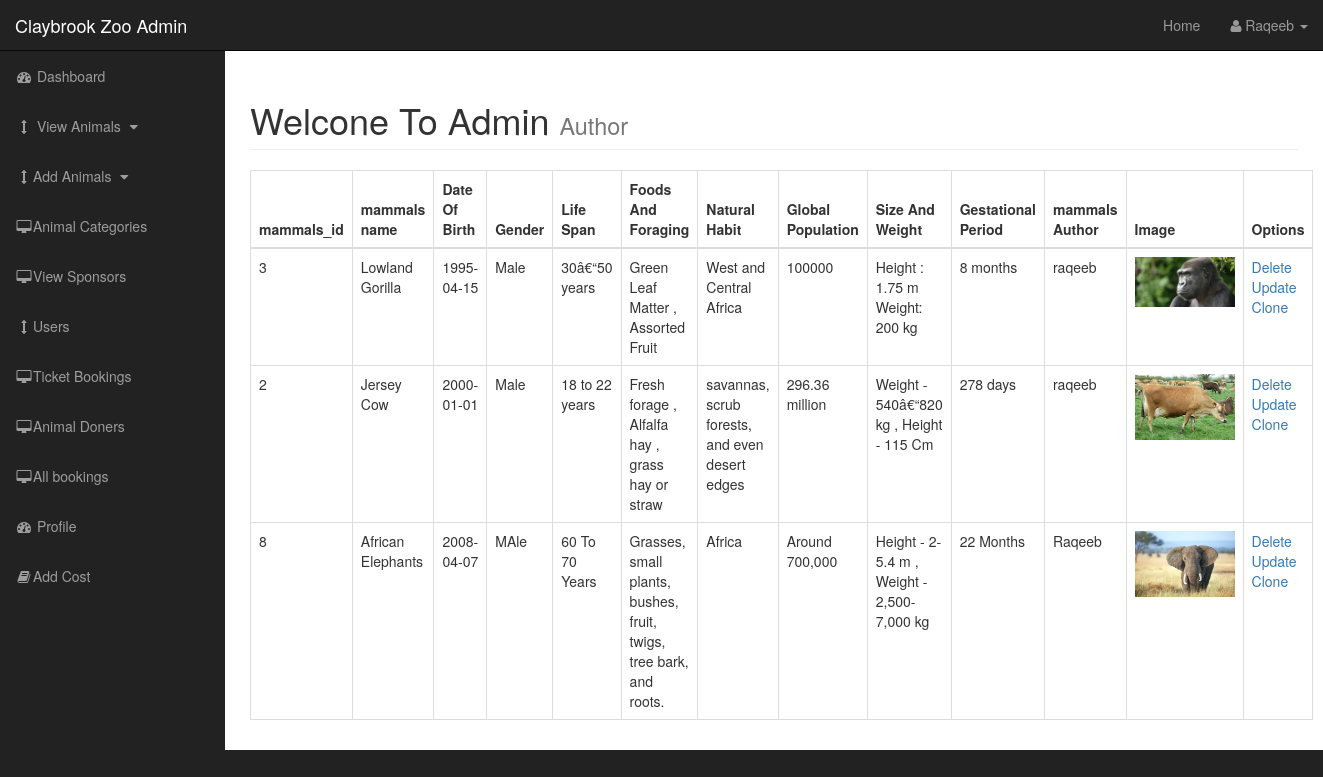
The app's page /admin/mammals.php (signed in) with its own data.
### tables this page shows
CREATE TABLE IF NOT EXISTS `mammals` (
  `mammals_id` int(200) NOT NULL AUTO_INCREMENT,
  `mammals_category_id` int(200) NOT NULL,
  `mammals_name` varchar(200) NOT NULL,
  `mammals_given_name` varchar(200) NOT NULL,
  `date_of_birth` date NOT NULL,
  `gender` varchar(200) NOT NULL,
  `life_span` varchar(200) NOT NULL,
  `foods_and_foraging` varchar(200) NOT NULL,
  `natural_habit` varchar(200) NOT NULL,
  `global_population` varchar(200) NOT NULL,
  `arrived_on_zoo` date NOT NULL,
  `size_and_weight` varchar(200) NOT NULL,
  `gestational_period` varchar(200) NOT NULL,
  `mammals_author` varchar(200) NOT NULL,
  `mammals_image` text NOT NULL,
  PRIMARY KEY (`mammals_id`)
);

### admin/mammals.php (the view, shortened to what this page needs)
<?php
include"includes/admin_header.php"; ?>
    <div id="wrapper">
        <?php include"includes/admin_navigation.php"; ?>
        <div id="page-wrapper">
            <div class="container-fluid">
                <div class="row">
                    <div class="col-lg-12">
                        <h1 class="page-header">
                            Welcone To Admin
                            <small>Author</small>
                        </h1>
                        <?php
                        if (isset($_GET['source'])) {
                            $source = $_GET['source'];
                        }
                        else {
                            $source = "";
                        }
                        switch ($source) {
                            default: ?>
                                <table class="table table-bordered table-hover">
                                <thead>
                                    <tr>
                                        <th>mammals_id</th>
                                        <th>mammals name</th>
                                        <th>Date Of Birth</th>
                                        <th>Gender</th>
                                        <th>Life Span</th>
                                        <th>Foods And Foraging</th>
                                        <th>Natural Habit</th>
                                        <th>Global Population</th>
                                        <th>Size And Weight</th>
                                        <th>Gestational Period</th>
                                        <th>mammals Author</th>
                                        <th>Image</th>
                                        <th>Options</th>
                                    </tr>
                                </thead>
                                <tbody>
                                    <?php
                                        $query = "SELECT *  FROM  mammals";
                                        $select_posts = mysqli_query($connection,$query);
                                        while($row = mysqli_fetch_assoc($select_posts)) {
                                            $mammals_id = $row['mammals_id'];
                                            $mammals_name = $row['mammals_name'];
                                            $date_of_birth = $row['date_of_birth'];
                                            $gender = $row['gender'];
                                            $life_span = $row['life_span'];
                                            $foods_and_foraging = $row['foods_and_foraging'];
                                            $natural_habit = $row['natural_habit'];
                                            $global_population = $row['global_population'];
                                            $size_and_weight = $row['size_and_weight'];
                                            $gestational_period = $row['gestational_period'];
                                            $mammals_author =     $row['mammals_author'];
                                            $mammals_image = $row['mammals_image'];
                                        if ($select_posts == TRUE) {
                                     ?>
                                    <tr>
                                        <td><?php echo $mammals_id ?></td>
                                        <td><?php echo $mammals_name ?></td>
                                        <td><?php echo $date_of_birth ?></td>
                                        <td><?php echo $gender ?></td>
                                        <td><?php echo $life_span ?></td>
                                        <td><?php echo $foods_and_foraging ?></td>
                                        <td><?php echo $natural_habit ?></td>
                                        <td><?php echo $global_population ?></td>
                                        <td><?php echo $size_and_weight ?></td>
                                        <td><?php echo $gestational_period ?></td>
                                        <td><?php echo $mammals_author ?></td>
                                        <td><img width="100" src="images/<?php echo $mammals_image ?>"></td>
                                        <?php echo "<td><a href='mammals.php?delete=$mammals_id'>Delete</a>"; ?>
                                        <?php echo "<a href='mammals.php?source=update_mammals&mammals_id=$mammals_id'>Update</a>"; ?>
                                        <?php echo "<a href='mammals.php?clone_mammals_id=$mammals_id'>Clone</a>"; ?>
                                    </tr>
                                    <?php } }?>
                                </tbody>
                                </table><?php
                                break;
                        }
                        ?>
                    </div>
                </div>
            </div>
        </div>
<?php include"includes/admin_footer.php"; ?>

### admin/css/sb-admin.css (style rules this page uses)
body { margin-top: 100px; background-color: #222; }
@media (min-width:768px) { body { margin-top: 50px; } }
#wrapper { padding-left: 0; }
#page-wrapper { width: 100%; padding: 0; background-color: #fff; }
@media (min-width:768px) { #wrapper { padding-left: 225px; } }
@media (min-width:768px) { #page-wrapper { padding: 10px; } }

### records on screen
mammals: mammals_id "3", mammals_name "Lowland Gorilla", date_of_birth "1995-04-15", gender "Male", life_span "30â€“50 years", foods_and_foraging "Green Leaf Matter , Assorted Fruit", natural_habit "West and Central Africa", global_population "100000", size_and_weight "Height : 1.75 m Weight: 200 kg", gestational_period "8 months", mammals_author "raqeeb", mammals_image (picture)
mammals: mammals_id "2", mammals_name "Jersey Cow", date_of_birth "2000-01-01", gender "Male", life_span "18 to 22 years", foods_and_foraging "Fresh forage , Alfalfa hay , grass hay or straw", natural_habit "savannas, scrub forests, and even desert edges", global_population "296.36 million", size_and_weight "Weight - 540â€“820 kg , Height - 115 Cm", gestational_period "278 days", mammals_author "raqeeb", mammals_image (picture)
mammals: mammals_id "8", mammals_name "African Elephants", date_of_birth "2008-04-07", gender "MAle", life_span "60 To 70 Years", foods_and_foraging "Grasses, small plants, bushes, fruit, twigs, tree bark, and roots.", natural_habit "Africa", global_population "Around 700,000", size_and_weight "Height - 2-5.4 m , Weight - 2,500-7,000 kg", gestational_period "22 Months", mammals_author "Raqeeb", mammals_image (picture)

### other values on screen
$_SESSION['s_username'] "Raqeeb"
